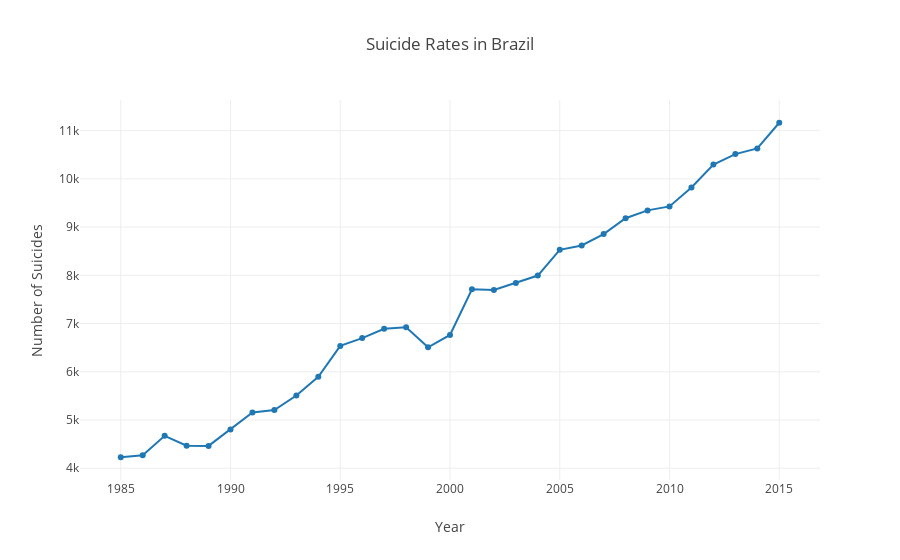

The notebook cell saved with this chart:
### Code cell
trace_plot(dt_country, categories=['Brazil'], title='Suicide Rates in Brazil', x_label='Year', y_label='Number of Suicides')

### Figure 1 — Plotly figure (JSON) as saved in the notebook; plotly's stock layout.template omitted (floating-point values rounded to 4 significant figures)
{"data": [{"mode": "lines+markers", "name": "Brazil", "type": "scatter", "uid": "9ce482b6-389b-47a3-a3f1-4151f335572c", "x": [1985, 1986, 1987, 1988, 1989, 1990, 1991, 1992, 1993, 1994, 1995, 1996, 1997, 1998, 1999, 2000, 2001, 2002, 2003, 2004, 2005, 2006, 2007, 2008, 2009, 2010, 2011, 2012, 2013, 2014, 2015], "y": [4228, 4271, 4672, 4466, 4463, 4803, 5156, 5207, 5508, 5896, 6536, 6698, 6891, 6922, 6507, 6763, 7710, 7697, 7839, 7995, 8529, 8618, 8855, 9184, 9346, 9429, 9822, 10295, 10513, 10631, 11163]}], "layout": {"title": {"text": "Suicide Rates in Brazil"}, "xaxis": {"title": {"text": "Year"}}, "yaxis": {"title": {"text": "Number of Suicides"}}}}
